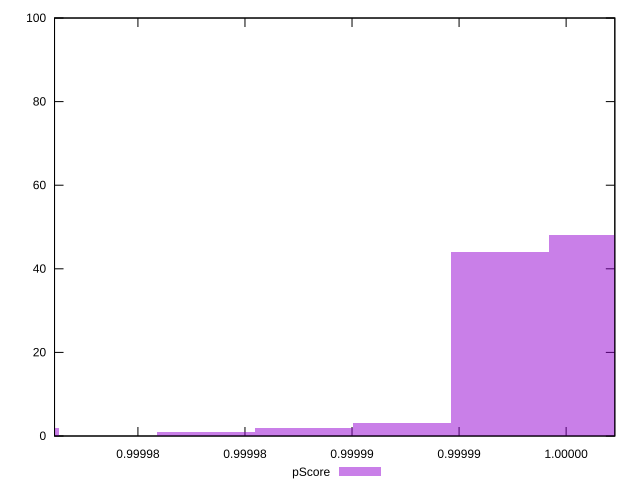

Source code (gnuplot):
reset

$pScore <<EOF
0.9999919014713435 44
0.9999964779467034 48
0.9999873249959836 3
0.9999690190945439 2
0.9999827485206236 2
0.9999781720452637 1
EOF

set key outside below
set boxwidth 0.000004576475359925968
set xrange [0.9999711052756566:0.9999972747790213]
set yrange [0:100]
set trange [0:100]
set style fill transparent solid 0.5 noborder
set terminal svg size 640, 490 enhanced background rgb 'white'
set output "report_00009_2021-02-08T22-37-41.559Z/bootup-time/samples/pages+cached+noadtech+nomedia/pScore/histogram.svg"

plot $pScore title "pScore" with boxes

reset
